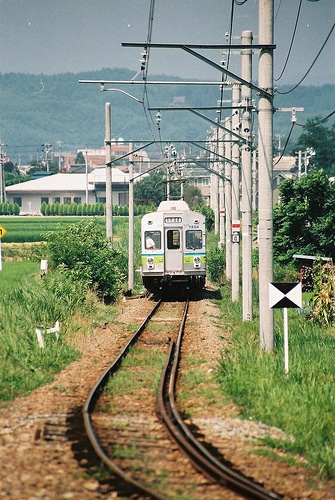
#> input picture images/detection/000002.jpg, 335 x 500 px
$ python augmentations.py
#> lines starting #> are read from the running program, lines starting #| are printed output that depends on the picture; long printed decimals are rounded
import os
import sys
import skimage
import numpy as np
import skimage.transform
import matplotlib.pyplot as plt

BASE_DIR = os.path.dirname(
    os.path.dirname(os.path.dirname(os.path.dirname(os.path.dirname(os.path.abspath(__file__))))))
sys.path.append(BASE_DIR)


# 3.
class Resize(object):
    def __init__(self):
        pass

    def __call__(self, sample, min_side=608, max_side=1024):
        # annots = [x_min, y_min, x_max, y_max, id]
        # skimge shape[0]=height,shape[1]=width
        img, annots = sample['img'], sample['annot']
        height, width, depth = img.shape
        smallest_side = min(height, width)

        # rescale the image so the smallest side is min_length
        scale = min_side / smallest_side

        # check if the largest side(length) is now greater than max_length, which can happen
        # when images have a large aspect ratio
        largest_side = max(height, width)

        if largest_side * scale > max_side:
            scale = max_side / largest_side

        image = skimage.transform.resize(img, (int(round(height * scale)), int(round(width * scale))))
        # resize the image with the computed scale
        height, width, depth = image.shape

        pad_h = 32 - height % 32
        pad_w = 32 - width % 32

        new_image = np.zeros((height + pad_h, width + pad_w, depth)).astype(np.float32)

        new_image[:height, :width, :] = image.astype(np.float32)
        annots[:, :4] *= scale
        return {'img': new_image, 'annot': annots, 'scale': scale}


# 2.
class RandomFlip(object):
    """HorizontalFlip"""

    def __init__(self, flip_prob=0.5):
        self.flip_prob = flip_prob

    def __call__(self, sample):
        img, annots = sample['img'], sample['annot']
        if annots.shape[0] == 0:
            return sample
        if np.random.uniform(0, 1) > self.flip_prob:
            width = img.shape[1]
            img = img[:, ::-1, :]

            x1 = annots[:, 0].copy()
            x2 = annots[:, 2].copy()
            annots[:, 0] = width - x2
            annots[:, 2] = width - x1
        return {'img': img, 'annot': annots}


class RandomCrop(object):
    def __init__(self, crop_prob=0.5):
        self.crop_prob = crop_prob

    # [28 lines left out: function __call__, not called in this run]


# 1.
class Normalize(object):
    # [9 lines left out: functions __init__, __call__, not called in this run]


class UnNormalize(object):
    # [15 lines left out: functions __init__, __call__, not called in this run]


if __name__ == '__main__':
    img_root = os.path.join(BASE_DIR, 'images', 'detection', '000002.jpg')
    img = skimage.io.imread(img_root)
#> img is the input picture: shape (500, 335, 3); mean R, G, B 133.4, 137.3, 113.3
    height, width, depth = img.shape
#> height = 500; width = 335; depth = 3
    print("height:{} , width:{}, depth:{}".format(height, width, depth))
#| height:500 , width:335, depth:3
    annot2 = np.array([[139.0, 200.0, 207.0, 301.0, 18.0]])
    annot1 = np.array([[48.0, 240.0, 195.0, 371.0, 11.0], [8.0, 12.0, 352.0, 498.0, 14.0]])
    annot3 = np.array([[123.0, 155.0, 215.0, 195.0, 17.0], [239.0, 156.0, 307.0, 205.0, 8.0]])
    sample = {'img': img, 'annot': annot2}
    skimage.io.imshow(img)
    for i, coord in enumerate(sample['annot']):
        a = plt.Rectangle((coord[0], coord[1]), coord[2] - coord[0],
                          coord[3] - coord[1], fill=False, edgecolor='r', linewidth=2)
        plt.gca().add_patch(a)
#> this loop made 1 pass
#> coord on pass 1: [139, 200, 207, 301, 18]
    plt.show()
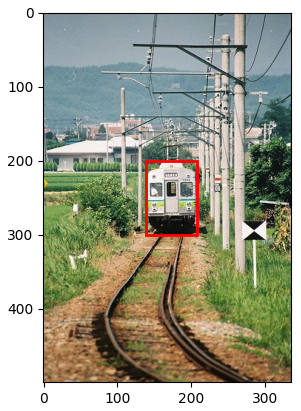
#> figure drawn by matplotlib, 1 panel
    randomflip = RandomFlip()
    sample = randomflip(sample)
#> in __call__, `img, annots = sample['img'], sample['annot']`: annots = [[139, 200, 207, 301, 18]]
#> in __call__, `img = img[:, ::-1, :]`:
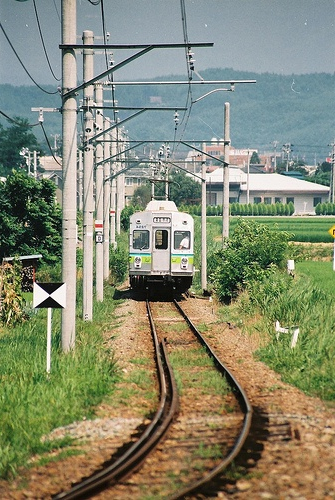
#> img: shape (500, 335, 3); mean R, G, B 133.4, 137.3, 113.3
#> in __call__, `x1 = annots[:, 0].copy()`: x1 = [139]
#> in __call__, `x2 = annots[:, 2].copy()`: x2 = [207]
#> sample = 2 items
    img, annots = sample['img'], sample['annot']
#> annots = [[128, 200, 196, 301, 18]]
    height, width, depth = img.shape
    skimage.io.imshow(img)
    for i, coord in enumerate(annots):
        print("randomflip coord:", coord)
        a = plt.Rectangle((coord[0], coord[1]), coord[2] - coord[0],
                          coord[3] - coord[1], fill=False, edgecolor='g', linewidth=2)
        plt.gca().add_patch(a)
#> this loop made 1 pass
#| randomflip coord: [128. 200. 196. 301.  18.]
    plt.show()
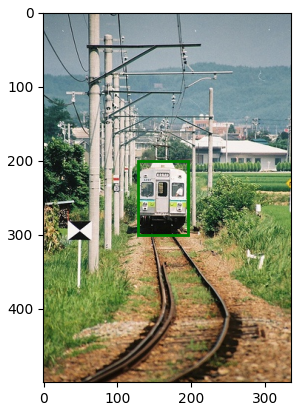
#> figure drawn by matplotlib, 1 panel
    print("randomflip new_height:{} , new_width:{}, new_depth:{}".format(height, width, depth))
#| randomflip new_height:500 , new_width:335, new_depth:3

    resize = Resize()
    sample = resize(sample)
#> in __call__, `image = skimage.transform.resize(img, (int(round(height * scale)), int..`:
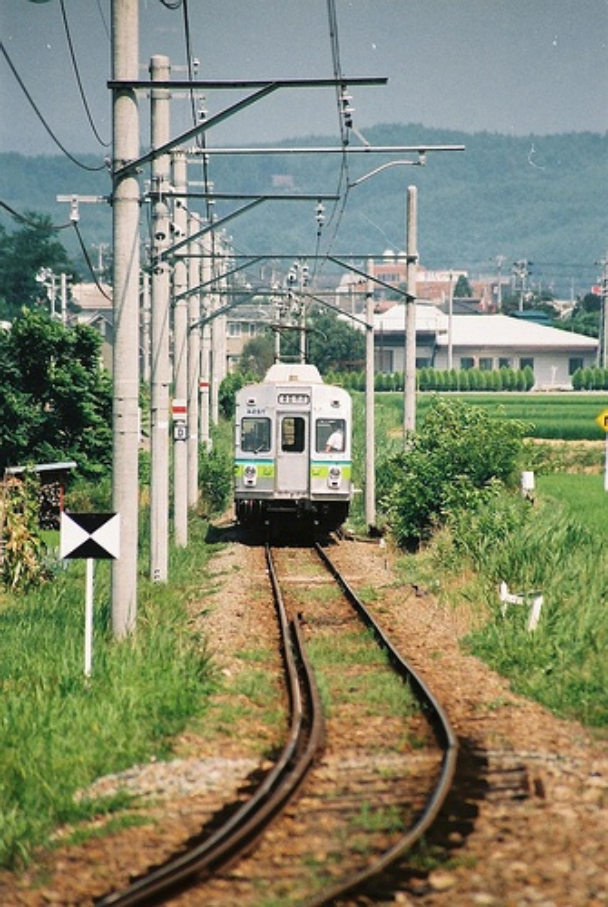
#> image: shape (907, 608, 3) float64; mean R, G, B 0.523, 0.538, 0.444
#> in __call__, `new_image[:height, :width, :] = image.astype(np.float32)`:
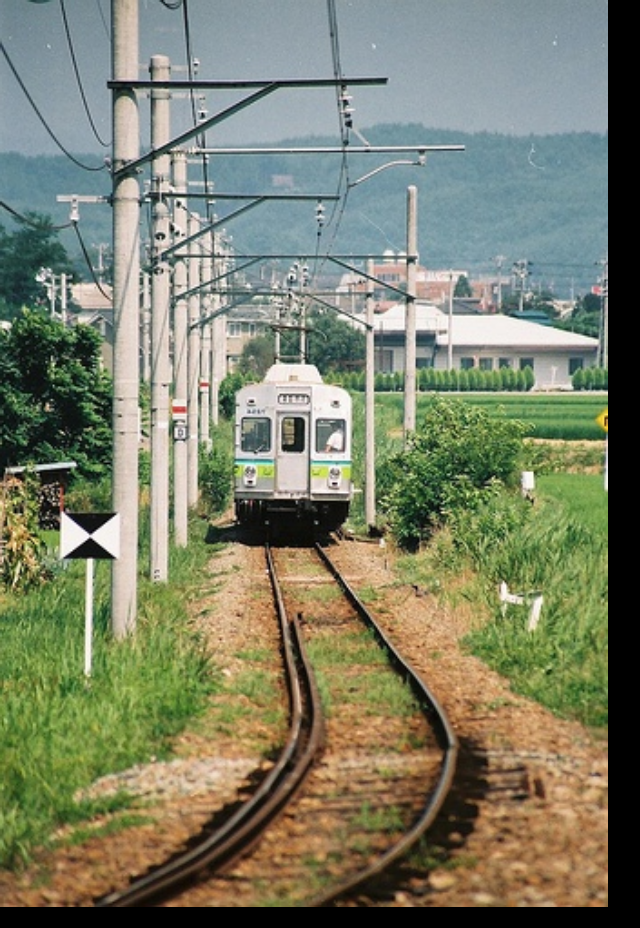
#> new_image: shape (928, 640, 3) float32; mean R, G, B 0.486, 0.5, 0.413
#> sample = 3 items
    img, annots = sample['img'], sample['annot']
#> annots = [[232.3, 363, 355.7, 546.3, 18]]
    height, width, depth = img.shape
#> height = 928; width = 640
    skimage.io.imshow(img)
    for i, coord in enumerate(annots):
        print("resize coord:", coord)
        a = plt.Rectangle((coord[0], coord[1]), coord[2] - coord[0],
                          coord[3] - coord[1], fill=False, edgecolor='b', linewidth=2)
        plt.gca().add_patch(a)
#> this loop made 1 pass
#| resize coord: [232.310 362.985 355.725 546.293  18.        ]
    plt.show()
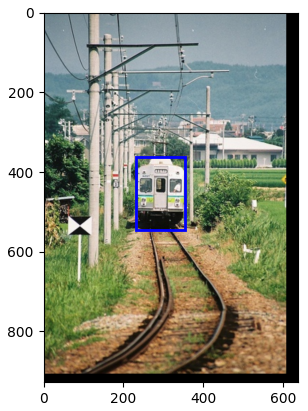
#> figure drawn by matplotlib, 1 panel
    print("resize new_height:{} , new_width:{}, new_depth:{}".format(height, width, depth))
#| resize new_height:928 , new_width:640, new_depth:3

$ run again, with images/detection/000001.jpg copied over images/detection/000002.jpg
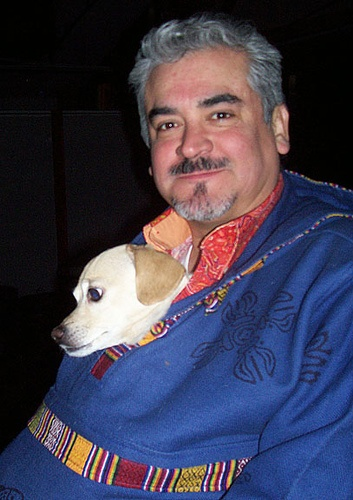
#> input picture images/detection/000001.jpg, 353 x 500 px
#> img is the input picture: shape (500, 353, 3); mean R, G, B 63.6, 60.9, 80.9
#| height:500 , width:353, depth:3
#> the loop `for i, coord in enumerate(sample['annot']):` made 1 pass
#> coord on pass 1: [139, 200, 207, 301, 18]
#> in __call__, `img, annots = sample['img'], sample['annot']`: annots = [[139, 200, 207, 301, 18]]
#> x1 = [139]
#> x2 = [207]
#> `sample = randomflip(sample)`: sample = 2 items
#> `img, annots = sample['img'], sample['annot']`: annots = [[146, 200, 214, 301, 18]]
#> the loop `for i, coord in enumerate(annots):` made 1 pass
#> (printed output is left out)
#| randomflip new_height:500 , new_width:353, new_depth:3
#> in __call__, `new_image[:height, :width, :] = image.astype(np.float32)`:
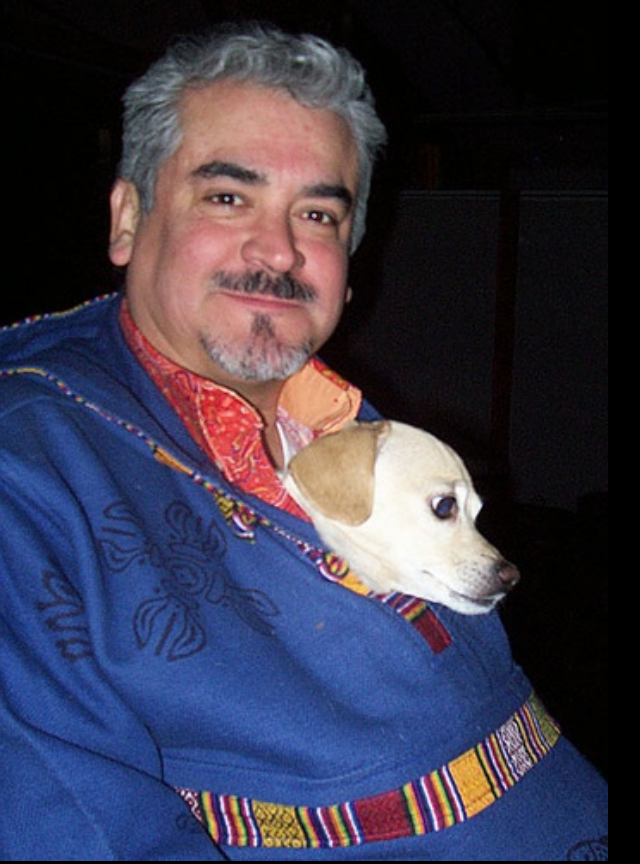
#> new_image: shape (864, 640, 3) float32; mean R, G, B 0.236, 0.226, 0.3
#> `sample = resize(sample)`: sample = 3 items
#> `img, annots = sample['img'], sample['annot']`: annots = [[251.5, 344.5, 368.6, 518.4, 18]]
#> the loop `for i, coord in enumerate(annots):` made 1 pass
#> (printed output is left out)
#> `plt.show()`:
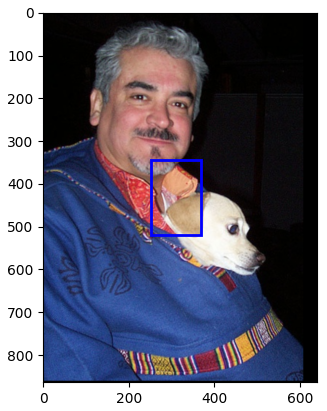
#> figure drawn by matplotlib, 1 panel
#| resize new_height:864 , new_width:640, new_depth:3

$ run again, with images/detection/000003.jpg copied over images/detection/000002.jpg
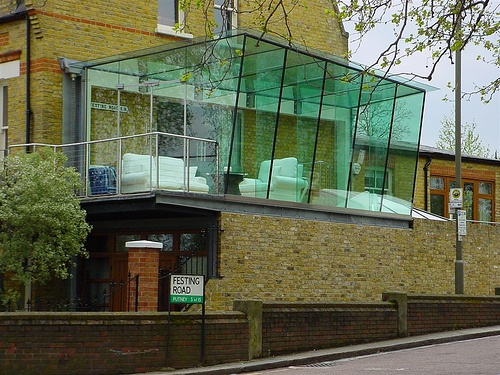
#> input picture images/detection/000003.jpg, 500 x 375 px
#> img is the input picture: shape (375, 500, 3); mean R, G, B 99.2, 104.8, 78.6
#| height:375 , width:500, depth:3
#> the loop `for i, coord in enumerate(sample['annot']):` made 1 pass
#> coord on pass 1: [139, 200, 207, 301, 18]
#> in __call__, `img, annots = sample['img'], sample['annot']`: annots = [[139, 200, 207, 301, 18]]
#> x1 = [139]
#> x2 = [207]
#> `sample = randomflip(sample)`: sample = 2 items
#> `img, annots = sample['img'], sample['annot']`: annots = [[293, 200, 361, 301, 18]]
#> the loop `for i, coord in enumerate(annots):` made 1 pass
#> (printed output is left out)
#| randomflip new_height:375 , new_width:500, new_depth:3
#> in __call__, `new_image[:height, :width, :] = image.astype(np.float32)`:
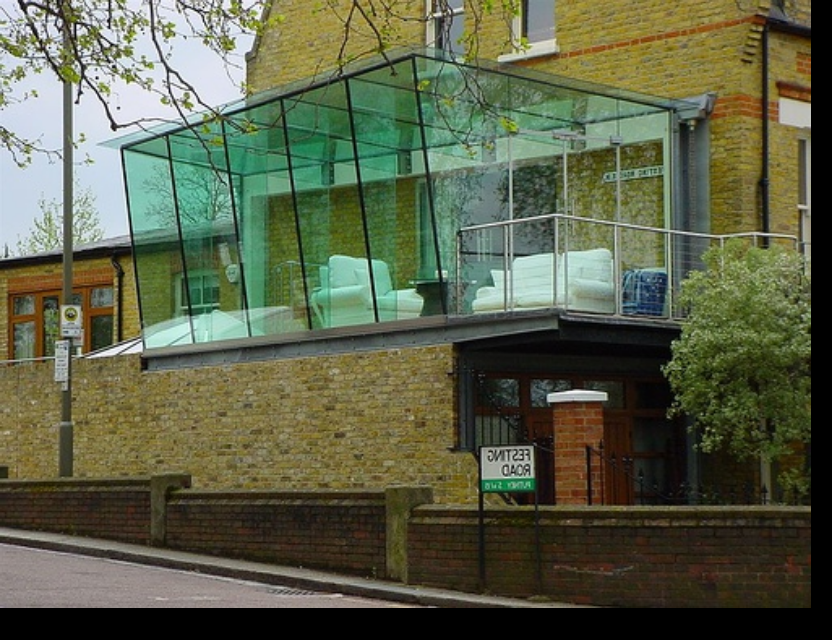
#> new_image: shape (640, 832, 3) float32; mean R, G, B 0.36, 0.38, 0.285
#> `sample = resize(sample)`: sample = 3 items
#> `img, annots = sample['img'], sample['annot']`: annots = [[475.1, 324.3, 585.3, 488, 18]]
#> the loop `for i, coord in enumerate(annots):` made 1 pass
#> (printed output is left out)
#> `plt.show()`:
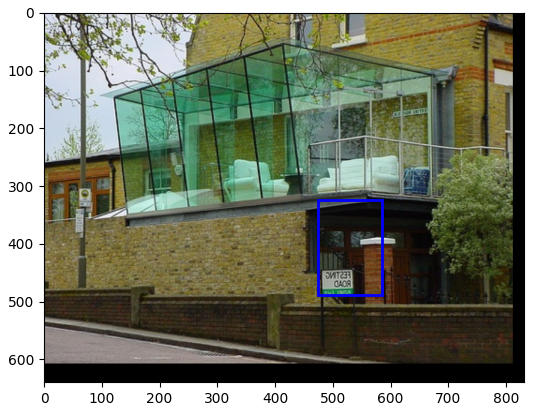
#> figure drawn by matplotlib, 1 panel
#| resize new_height:640 , new_width:832, new_depth:3
